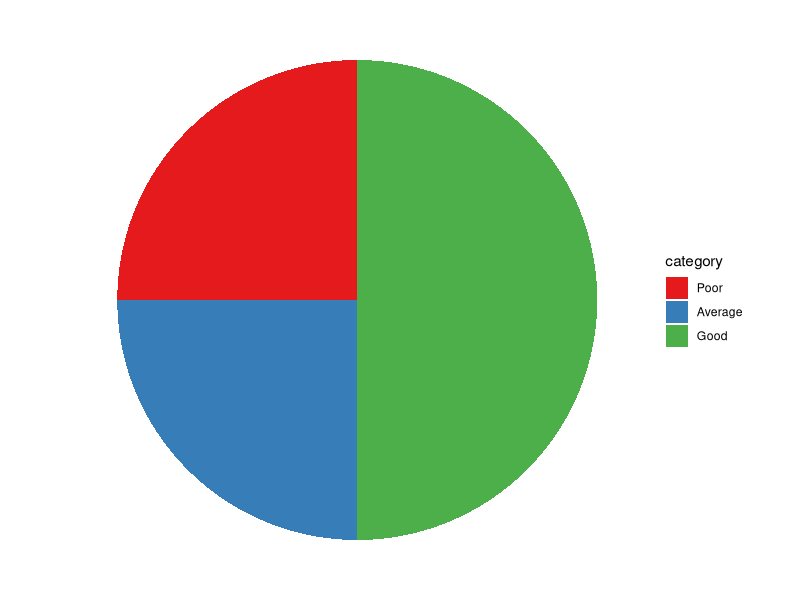
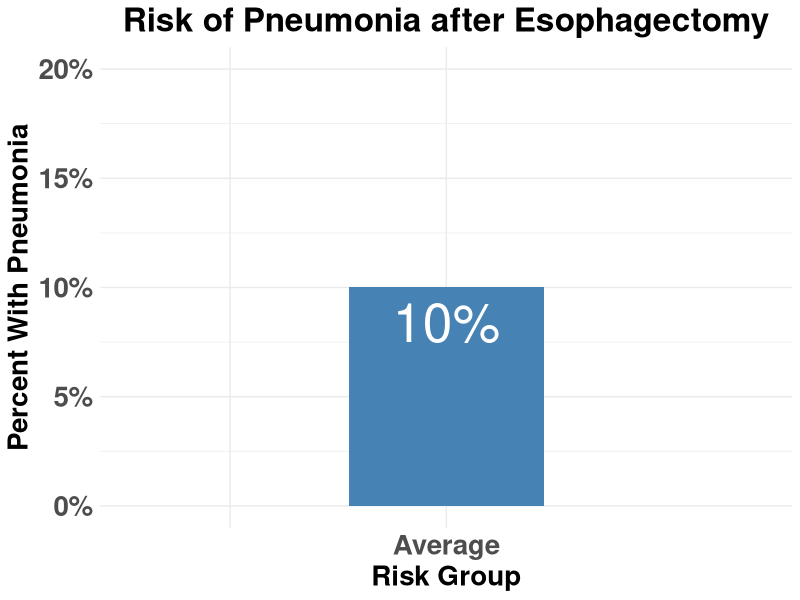
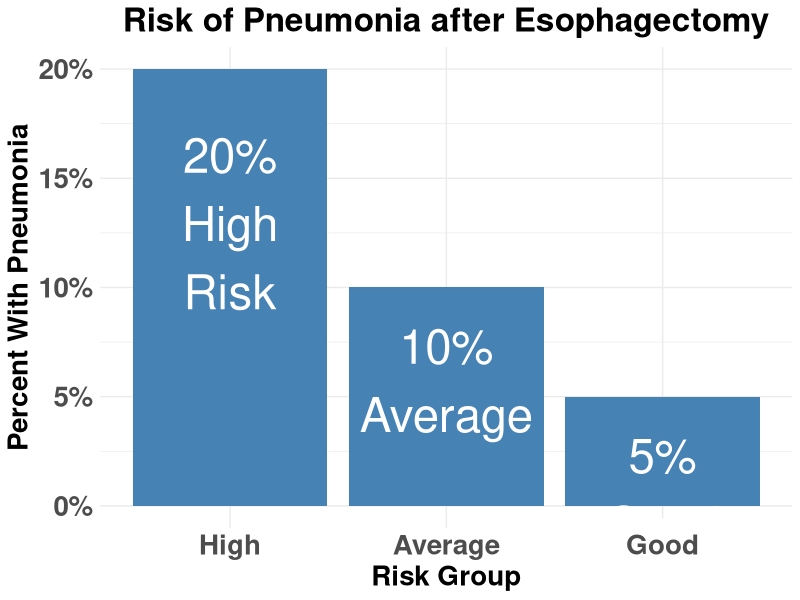
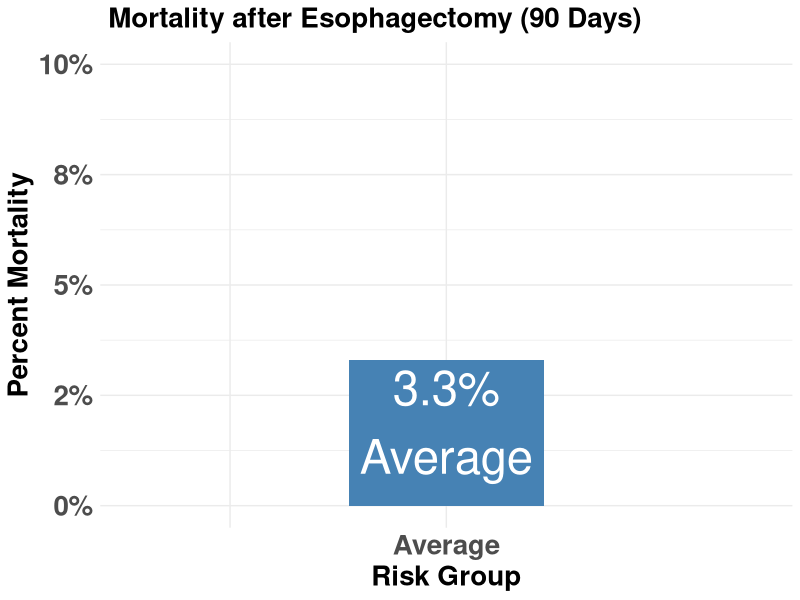
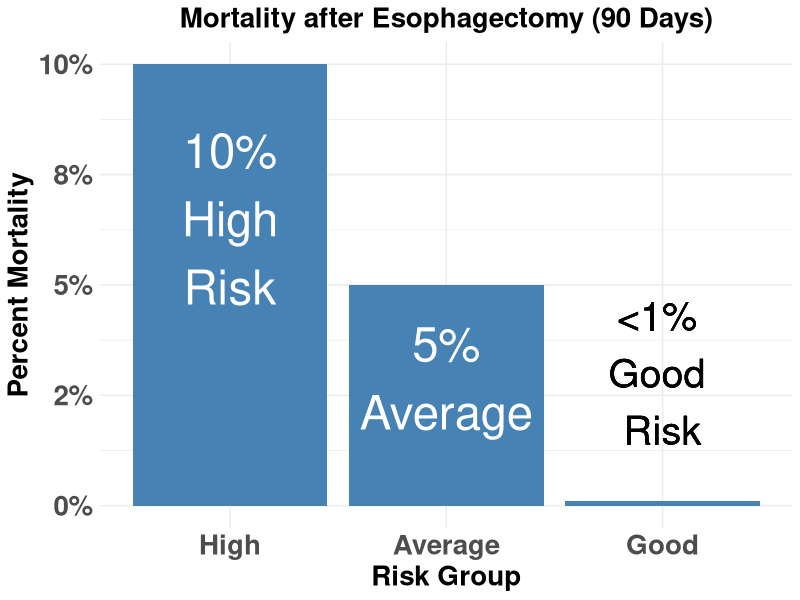
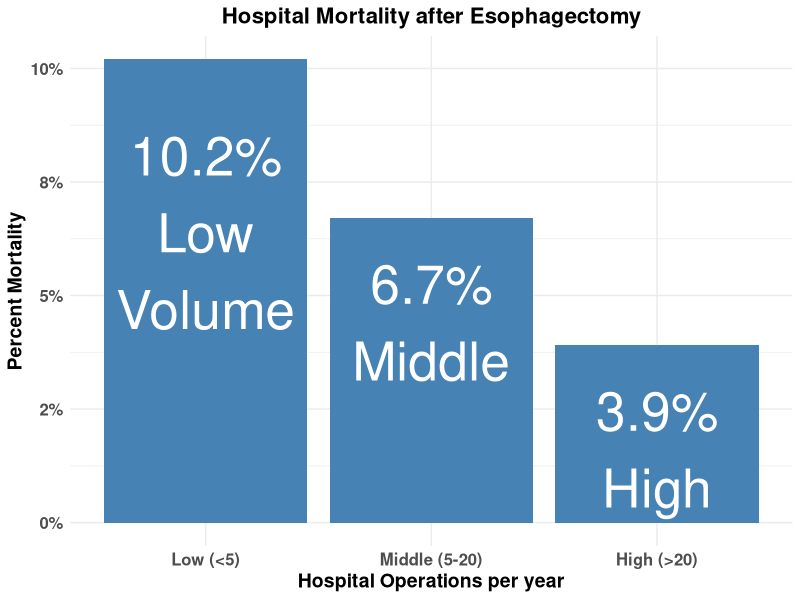
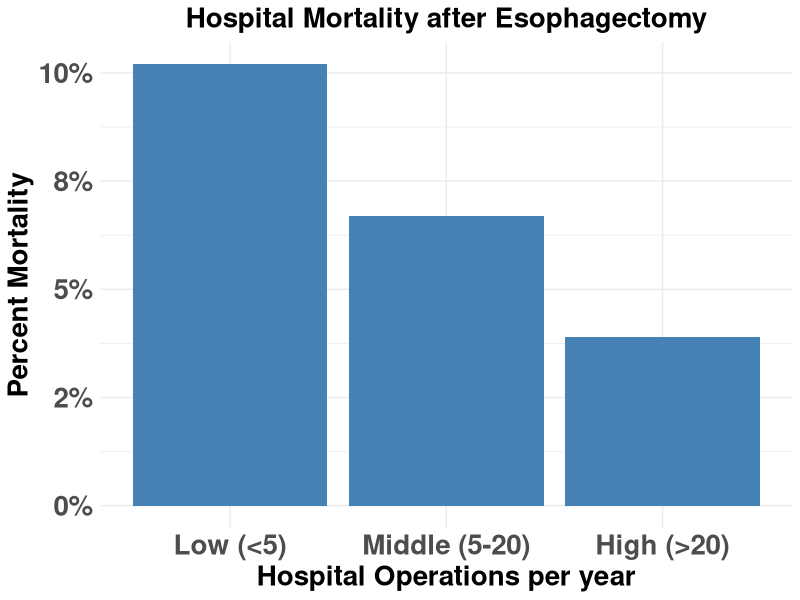
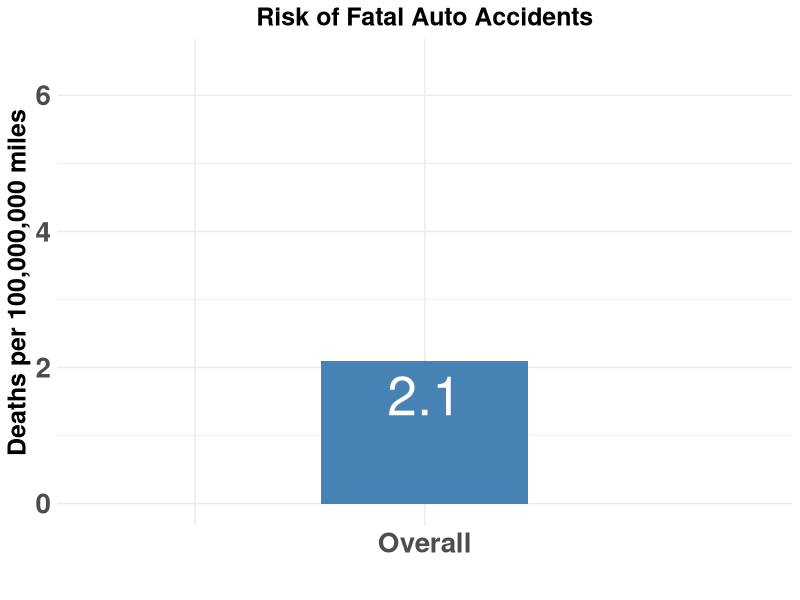

Recreate these plots in R, in order.
## ---- chunk 1
library(ggplot2)

#create data frame
data <- data.frame("category" = c('Good', 'Average', 'Poor'),
                   "amount" = c(50, 25, 25),
                   "risk" = c(.1,.05,.005))
data<-data[order(-data$risk),]
data$category<-factor(data$category, levels = c("Poor","Average","Good"))

#create pie chart
ggplot(data, aes(x="", y=amount, fill=category)) +
  geom_bar(stat="identity", width=1) +
  coord_polar("y", start=0) +
  theme_void()+
  scale_fill_brewer(palette="Set1")

data

## ---- chunk 2
library(ggplot2)
df1<-data.frame(pneumonia=c(0,0.10,0),strength=c("","Average",""),pneumonia_labels =c("","10%",""))
strengths=c("","Average","Average")
group_widths=c(25,25,50)
p<-ggplot(data=df1, aes(x=strength,y=pneumonia))+
  geom_bar(stat="identity", fill="steelblue")+scale_x_discrete(limits=strengths)+scale_y_continuous(labels = scales::percent_format(accuracy=1),limits=c(0,.2)) +
        geom_text(aes(label=pneumonia_labels),vjust=1.4, color="white",size=13.5)+
  theme_minimal()+
  theme( axis.text=element_text(size=20,face="bold"),axis.title.x=element_text(size=20, face="bold"),axis.title.y=element_text(size=20, face="bold"),plot.title = element_text(hjust=0.5,face="bold",size=24)) +
  ggtitle("Risk of Pneumonia after Esophagectomy") +
  labs(y="Percent With Pneumonia",x="Risk Group") 
p
## ---- chunk 3
library(ggplot2)
df1<-data.frame(pneumonia=c(0.20,0.10,0.05),strength=c("High","Average","Good"),pneumonia_labels =c("20%\nHigh\nRisk","10%\nAverage","5%\nGood"))
strengths=c("High","Average","Good")
group_widths=c(25,25,50)
p<-ggplot(data=df1, aes(x=strength,y=pneumonia))+
  geom_bar(stat="identity", fill="steelblue")+scale_x_discrete(limits=strengths)+scale_y_continuous(labels = scales::percent_format(accuracy=1)) +
        geom_text(aes(label=pneumonia_labels),vjust=1.4, color="white",size=12)+
  theme_minimal()+
  theme( axis.text=element_text(size=20,face="bold"),axis.title.x=element_text(size=20, face="bold"),axis.title.y=element_text(size=20, face="bold"),plot.title = element_text(hjust=0.5,face="bold",size=24)) +
  ggtitle("Risk of Pneumonia after Esophagectomy") +
  labs(y="Percent With Pneumonia",x="Risk Group") 
p
## ---- chunk 4
library(ggplot2)
df1<-data.frame(mortality=c(0.0,0.033,0.000),strength=c("High","Average","Good"),mortality_labels =c("10%\nHigh\nRisk","3.3%\nAverage","0.0%\nGood"))
strengths=c( "","Average","Average")
p<-ggplot(data=df1, aes(x=strength,y=mortality))+
  geom_bar(stat="identity", fill="steelblue")+scale_x_discrete(limits=strengths)+scale_y_continuous(labels = scales::percent_format(accuracy=1),limits=c(0,.1)) +
        geom_text(aes(label=mortality_labels),vjust=1.1, color="white",size=12)+
  theme_minimal()+
  theme( axis.text=element_text(size=20,face="bold"),axis.title=element_text(size=20, face="bold"),plot.title = element_text(hjust=0.05,face="bold",size=20)) +
  ggtitle("Mortality after Esophagectomy (90 Days)") +
  labs(y="Percent Mortality",x="Risk Group") 
p

## ---- chunk 5
library(ggplot2)
df1<-data.frame(mortality=c(0.10,0.05,0.001),strength=c("High","Average","Good"),mortality_labels =c("10%\nHigh\nRisk","5%\nAverage","0.0%\nGood"))
strengths=c("High","Average","Good")
p<-ggplot(data=df1, aes(x=strength,y=mortality))+
  geom_bar(stat="identity", fill="steelblue")+scale_x_discrete(limits=strengths)+scale_y_continuous(labels = scales::percent_format(accuracy=1),limits=c(0,.1)) +
        geom_text(aes(label=mortality_labels),vjust=1.4, color="white",size=12)+
  theme_minimal()+
  theme( axis.text=element_text(size=20,face="bold"),axis.title=element_text(size=20, face="bold"),plot.title = element_text(hjust=0.5,face="bold",size=20)) +
  ggtitle("Mortality after Esophagectomy (90 Days)") +
  labs(y="Percent Mortality",x="Risk Group") +
  geom_text(x=3,y=0.03,label="<1% \nGood \nRisk", size=10)
p

## ---- chunk 6
#  Hospital Mortality
library(ggplot2)
df<-data.frame(mortality=c(.102,.067,.039),strength=c("Low (<5)","Middle (5-20)","High (>20)"),mortality_labels =c("10.2%\nLow\nVolume","6.7%\nMiddle","3.9%\nHigh"))
strengths=c("Low (<5)","Middle (5-20)","High (>20)")
p<-ggplot(data=df, aes(x=strength,y=mortality))+
  geom_bar(stat="identity", fill="steelblue")+scale_x_discrete(limits=strengths)+scale_y_continuous(labels = scales::percent_format(accuracy=1)) +
        geom_text(aes(label=mortality_labels),vjust=1.4, color="white",size=13.5)+
  theme_minimal()+
  theme( axis.text=element_text(size=12,face="bold"),axis.title=element_text(size=14, face="bold"),plot.title = element_text(hjust=0.5,face="bold",size=16)) +
  ggtitle("Hospital Mortality after Esophagectomy") +
  labs(y="Percent Mortality",x="Hospital Operations per year")
p

## ---- chunk 7
library(ggplot2)
df<-data.frame(mortality=c(.102,.067,.039),strength=c("Low (<5)","Middle (5-20)","High (>20)"))
strengths=c("Low (<5)","Middle (5-20)","High (>20)")
p<-ggplot(data=df, aes(x=strength,y=mortality))+
  geom_bar(stat="identity", fill="steelblue")+scale_x_discrete(limits=strengths)+scale_y_continuous(labels = scales::percent_format(accuracy=1)) +theme_minimal() + theme( axis.text=element_text(size=20,face="bold"),axis.title=element_text(size=20, face="bold"),plot.title = element_text(hjust=0.5,face="bold",size=20)) +
  ggtitle("Hospital Mortality after Esophagectomy") +
  labs(y="Percent Mortality",x="Hospital Operations per year")
p

#ggsave("hosp_mort.png",device="png",path="images/")

## ---- chunk 8
library(ggplot2)
df1<-data.frame(autofatal=c(0,2.1,0),agegroup=c("","Overall",""),autofatal_labels =c("","2.1",""))
agegroups=c("","Overall","")
p<-ggplot(data=df1, aes(x=agegroups,y=autofatal))+
  geom_bar(stat="identity", fill="steelblue")+scale_x_discrete(limits=agegroups) +
        geom_text(aes(label=autofatal_labels),vjust=1.4, color="white",size=13.5)+
  theme_minimal()+
  ylim(0,6.5) +
  theme( axis.text=element_text(size=20,face="bold"),axis.title.x=element_text(size=22, face="bold"),axis.title.y=element_text(size=18, face="bold"),plot.title = element_text(hjust=0.5,face="bold",size=18)) +
  ggtitle("Risk of Fatal Auto Accidents") +
  labs(y="Deaths per 100,000,000 miles",x=" ") 
p
## ---- chunk 9
library(ggplot2)
df1<-data.frame(autofatal=c(6.4,2.1,1.1),agegroup=c("Men 20-30","Overall","Women 30-40"),autofatal_labels =c("6.4","2.1","1.1"))
agegroups=c("Men age 20-30","Overall","Women age 30-40")
p<-ggplot(data=df1, aes(x=agegroups,y=autofatal))+
  geom_bar(stat="identity", fill="steelblue")+scale_x_discrete(limits=agegroups) +
        geom_text(aes(label=autofatal_labels),vjust=1.4, color="white",size=13.5)+
  theme_minimal()+
    ylim(0,6.5) +
  theme( axis.text=element_text(size=20,face="bold"),axis.title.x=element_text(size=22, face="bold"),axis.title.y=element_text(size=18, face="bold"),plot.title = element_text(hjust=0.5,face="bold",size=18)) +
  ggtitle("Risk of Fatal Auto Accidents") +
  labs(y="Deaths per 100,000,000 miles",x="") 
p
